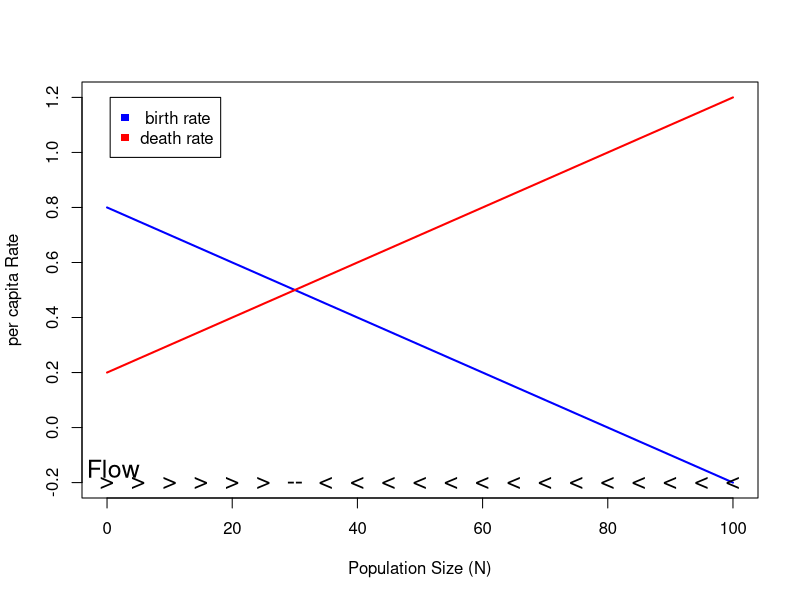

Source code (R):

# Define the Rates function
pop.flow = function(b,d,a,c) {
  
  # Population size
  N = seq(0,100,5)
  
  # Define per-capita birth and death rates
  pcbr = b - a*N
  pcdr = d + c*N
  
  # Plot percapita birth and death rates as a function of N
  plot(N,pcbr,type='l',col='blue',lwd=2,ylim=c(min(c(pcbr,pcdr)),max(c(pcbr,pcdr))),xlab='Population Size (N)',ylab='per capita Rate')
  lines(N,pcdr,col='red',lwd=2) 
  legend(0.5,max(c(pcbr,pcdr)),c(' birth rate','death rate'),pch=15,col=c('blue','red'))
  
  # Add flow information
  text(1,(1-0.25)*min(c(pcbr,pcdr)),'Flow',cex=1.5)
  for (i in 1:length(N)) {
    loc = i
    if (pcbr[loc] > pcdr[loc]) {
      text(N[i],min(c(pcbr,pcdr)),'>',cex=1.5)
    } 
    if (pcbr[loc] < pcdr[loc]) {
      text(N[i],min(c(pcbr,pcdr)),'<',cex=1.5)
    }
    if (pcbr[loc] == pcdr[loc]) {
      text(N[i],min(c(pcbr,pcdr)),'--',cex=1.5)
    }
  }
}
# Plug in parameter values and run
pop.flow(b = 0.8, d =0.2, a = 0.01,c = 0.01)

